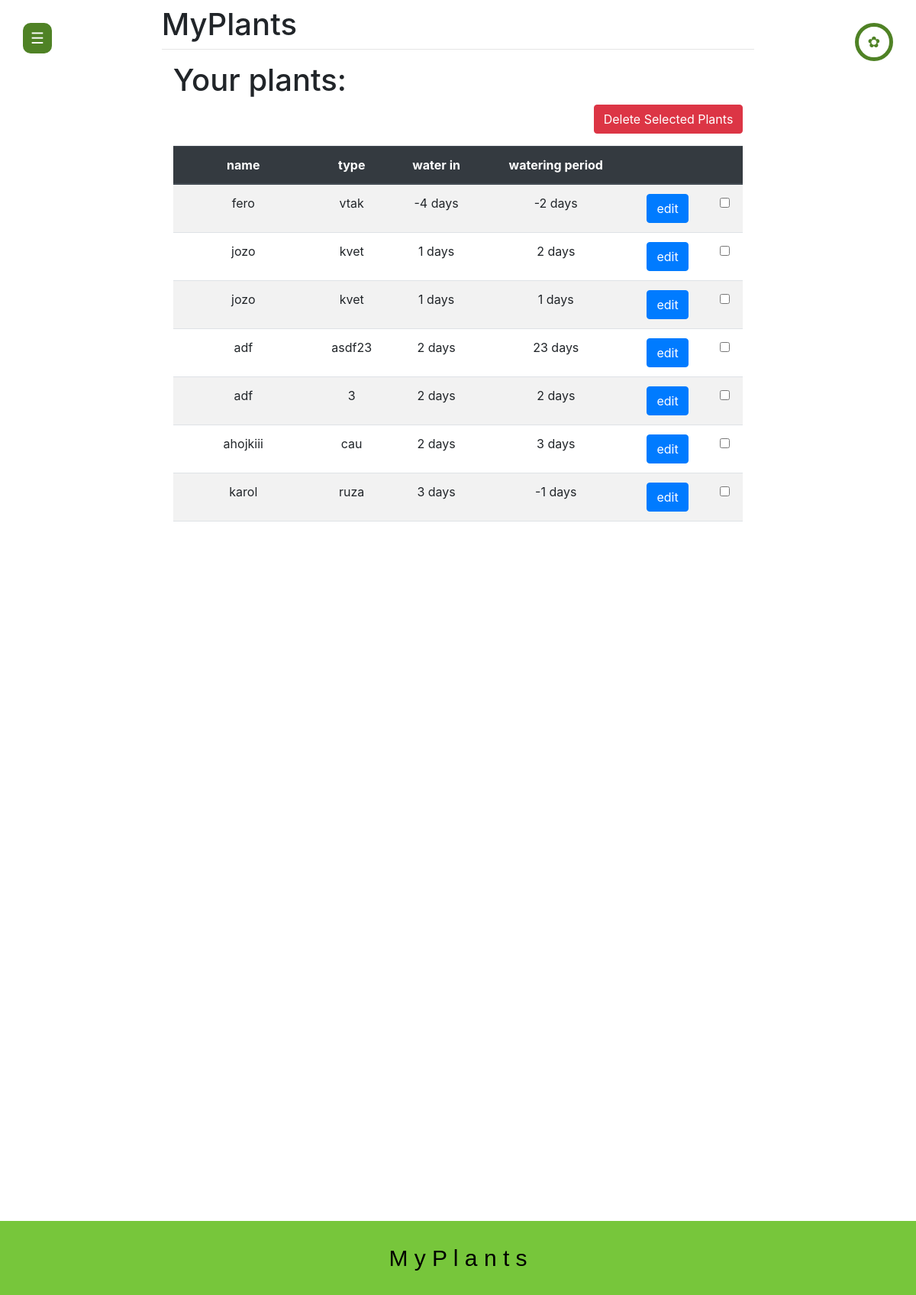
The app's page /home/ (signed in), older data.
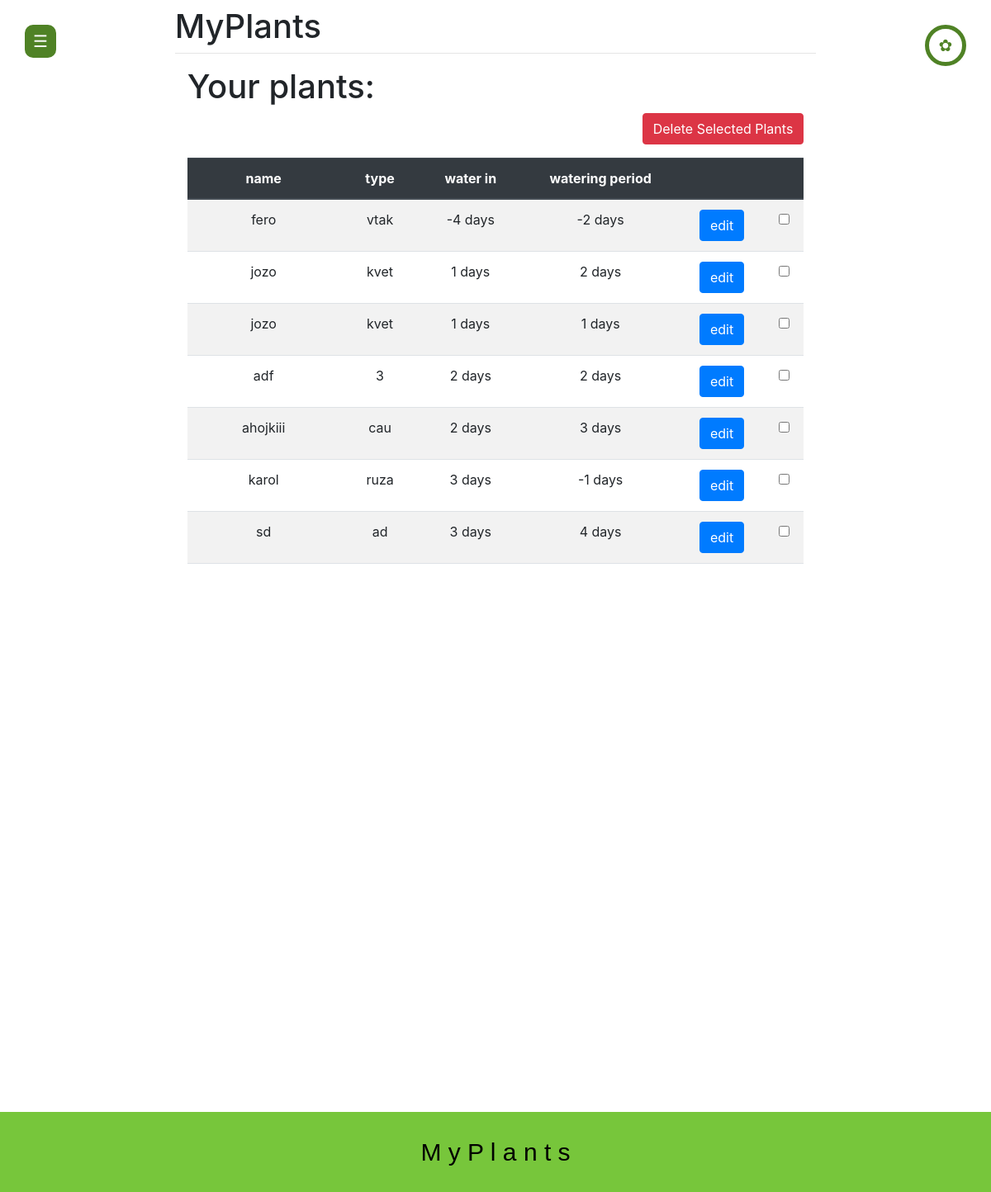
The same page, newer data.
### main/models.py (models this page shows, shortened)
class Plants(models.Model):
    listID = models.ForeignKey(PlantList, on_delete=models.CASCADE)
    name = models.CharField(max_length=200)
    type = models.CharField(max_length=200)
    water = models.IntegerField()
    period = models.IntegerField()

### main/views.py (the view)
# urls.py: 2. Add a URL to urlpatterns:  path('', views.home, name='home')
@login_required
def home(request):
    plants = Plants.objects.filter(listID__userID=request.user)
    return render(request, 'main/home.html', {'plants': plants})

### main/templates/main/home.html (shortened to what this page needs)
{% extends 'main/base.html' %}
{% block content %}
<form method="POST" action="{% url 'delete_plants' %}">
    <div class="container">
        <h1>Your plants:</h1>
        <div class="text-right mb-3">
            <button type="submit" class="btn btn-danger">Delete Selected Plants</button>
        </div>
        <div class="table-responsive" style="max-height: 500px; overflow-y: auto;">
            <table class="table table-striped table-hover text-center">
                <thead class="thead-dark">
                    <tr>
                        <th>name</th>
                        <th>type</th>
                        <th>water in</th>
                        <th>watering period</th>
                        <th></th>
                        <th></th>
                    </tr>
                </thead>
                <tbody>
                    {% for plant in plants|dictsort:"water" %}
                    <tr>
                        <td>{{ plant.name }}</td>
                        <td>{{ plant.type }}</td>
                        <td>{{ plant.water }} days</td>
                        <td>{{ plant.period }} days</td>
                        <td><button type="button" class="btn btn-primary edit_button" plantid="{{ plant.id }}">edit</button></td>
                        <td><input type="checkbox" name="plant_id" value="{{ plant.id }}"></td>
                    </tr>
                    {% endfor %}
                </tbody>
            </table>
        </div>
    </div>
</form>
{% endblock %}

Row changes from the older to the newer data that the page shows:
removed Plants: name "adf", type "asdf23", water "2", period "23"
now on this page (row unchanged): Plants: name "sd", type "ad", water "3", period "4"
